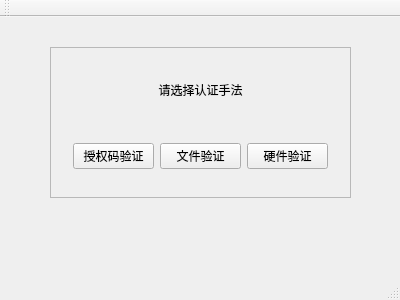
<?xml version="1.0" encoding="UTF-8"?>
<ui version="4.0">
 <class>MainWindow</class>
 <widget class="QMainWindow" name="MainWindow">
  <property name="geometry">
   <rect>
    <x>0</x>
    <y>0</y>
    <width>400</width>
    <height>300</height>
   </rect>
  </property>
  <property name="windowTitle">
   <string>MainWindow</string>
  </property>
  <widget class="QWidget" name="centralWidget">
   <widget class="QFrame" name="frame">
    <property name="geometry">
     <rect>
      <x>50</x>
      <y>30</y>
      <width>301</width>
      <height>151</height>
     </rect>
    </property>
    <property name="frameShape">
     <enum>QFrame::StyledPanel</enum>
    </property>
    <property name="frameShadow">
     <enum>QFrame::Raised</enum>
    </property>
    <layout class="QVBoxLayout" name="verticalLayout">
     <item>
      <widget class="QLabel" name="chooseLabel">
       <property name="mouseTracking">
        <bool>false</bool>
       </property>
       <property name="layoutDirection">
        <enum>Qt::LeftToRight</enum>
       </property>
       <property name="text">
        <string>请选择认证手法</string>
       </property>
       <property name="alignment">
        <set>Qt::AlignCenter</set>
       </property>
      </widget>
     </item>
     <item>
      <widget class="QWidget" name="widget" native="true">
       <layout class="QHBoxLayout" name="horizontalLayout">
        <item>
         <widget class="QPushButton" name="chooseCodeBtn">
          <property name="text">
           <string>授权码验证</string>
          </property>
         </widget>
        </item>
        <item>
         <widget class="QPushButton" name="chooseFileBtn">
          <property name="text">
           <string>文件验证</string>
          </property>
         </widget>
        </item>
        <item>
         <widget class="QPushButton" name="chooseHardBtn">
          <property name="text">
           <string>硬件验证</string>
          </property>
         </widget>
        </item>
       </layout>
      </widget>
     </item>
    </layout>
   </widget>
  </widget>
  <widget class="QMenuBar" name="menuBar">
   <property name="geometry">
    <rect>
     <x>0</x>
     <y>0</y>
     <width>400</width>
     <height>23</height>
    </rect>
   </property>
  </widget>
  <widget class="QToolBar" name="mainToolBar">
   <attribute name="toolBarArea">
    <enum>TopToolBarArea</enum>
   </attribute>
   <attribute name="toolBarBreak">
    <bool>false</bool>
   </attribute>
  </widget>
  <widget class="QStatusBar" name="statusBar"/>
 </widget>
 <layoutdefault spacing="6" margin="11"/>
 <resources/>
 <connections/>
</ui>
